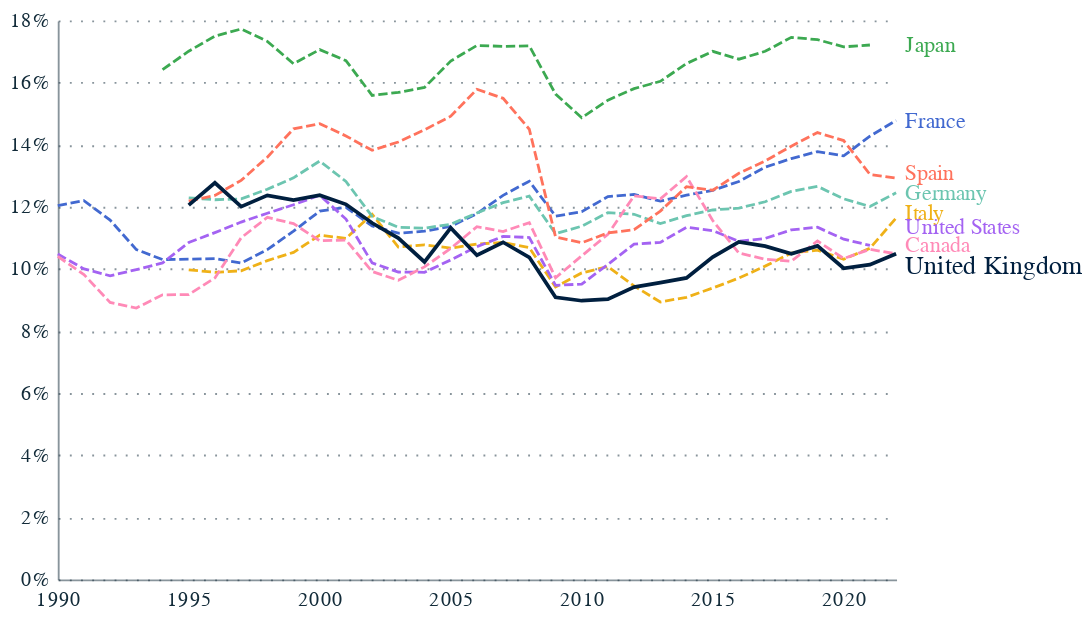

The Vega-Lite source for this figure:
### Vega-Lite specification from a JSON file in a GitHub repository (floating-point values rounded to 4 significant figures; data arrays with more than 128 entries replaced by an {"elided": "..."} marker saying what was removed)
{"config": {"font": "Circular Std", "mark": {"line": {"interpolate": "linear"}}, "view": {"stroke": "transparent", "width": 400, "height": 300}, "range": {"category": ["#179fdb", "#e6224b", "#f4c245", "#122b39", "#eb5c2e", "#36b7b4"], "diverging": ["#E6224B", "#E54753", "#C9C9C9", "#179FDB", "#122B39"], "heatmap": ["#C9C9C9", "#179FDB", "#0063AF", "#122B39"], "ordinal": ["#00A767", "#36B7B4", "#179FDB", "#0063AF", "#243B5A"]}, "axisX": {"labelColor": "#122b39", "tickColor": "#122b39", "domainColor": "#122b39", "domainOpacity": 0.5, "gridOpacity": 0, "labelFont": "Circular Std", "labelAngle": 0, "labelAlign": "center", "labelFontSize": 11, "labelPadding": 5, "tickCount": 10, "tickSize": 0, "title": ""}, "axisY": {"labelColor": "#122b39", "labelFont": "Circular Std", "tickColor": "#122b39", "domainColor": "#122b39", "gridColor": "#122b39", "gridDash": [1, 5], "gridOpacity": 0.5, "labelPadding": 5, "labelFontSize": 11, "domainOpacity": 0.5, "tickSize": 0, "title": null, "titleAlign": "left", "titleAngle": 0, "titleBaseline": "bottom", "titleColor": "#122b39", "titleOpacity": 0.9, "titleX": 0, "titleY": -7}}, "layer": [{"mark": {"type": "line"}, "encoding": {"color": {"field": "Country", "legend": null, "scale": {"domain": ["United Kingdom", "France", "Italy", "Spain", "Germany", "Japan", "Canada", "United States", "Australia", "South Korea"], "range": ["#001f3f", "#4269d0", "#efb118", "#ff725c", "#6cc5b0", "#3ca951", "#ff8ab7", "#a463f2", "#97bbf5", "#9c6b4e"]}, "type": "nominal"}, "size": {"condition": {"test": "(datum.LOCATION === 'GBR')", "value": 2}, "value": 1.5}, "strokeDash": {"condition": {"test": "(datum.LOCATION === 'GBR')", "value": [0, 0]}, "value": [5, 2]}, "x": {"field": "Time", "title": "", "type": "temporal"}, "y": {"axis": {"format": "%"}, "field": "Value", "title": "", "type": "quantitative"}}}, {"mark": {"type": "text", "align": "left", "dx": 5, "dy": {"expr": "{\"Italy\": -3, \"United States\": -10, \"Canada\": -5, \"United Kingdom\": 7, \"Spain\": -3}[datum.Country]"}}, "encoding": {"color": {"field": "Country", "legend": null, "scale": {"domain": ["United Kingdom", "France", "Italy", "Spain", "Germany", "Japan", "Canada", "United States", "Australia", "South Korea"], "range": ["#001f3f", "#4269d0", "#efb118", "#ff725c", "#6cc5b0", "#3ca951", "#ff8ab7", "#a463f2", "#97bbf5", "#9c6b4e"]}, "type": "nominal"}, "size": {"condition": {"test": "(datum.LOCATION === 'GBR')", "value": 14}, "value": 12}, "text": {"field": "label", "type": "nominal"}, "x": {"value": 450}, "y": {"axis": {"format": "%"}, "field": "Value", "title": "", "type": "quantitative"}}}], "data": {"name": "data-578c4589e75442c5151903c76c73ef82"}, "height": 300, "width": 450, "$schema": "https://vega.github.io/schema/vega-lite/v5.8.0.json", "datasets": {"data-578c4589e75442c5151903c76c73ef82": {"elided": "238 records"}}}
